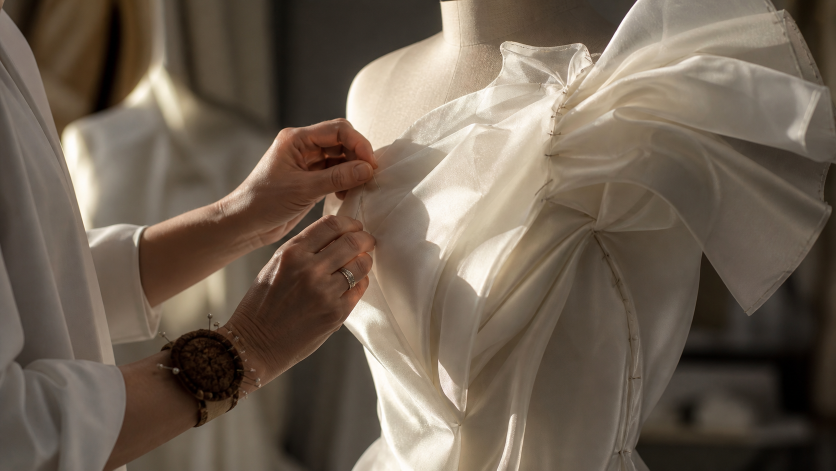
#> input picture examples/assets/couture-atelier.png, 1672 x 941 px (shown at 1/2 size)
$ python -i image_processor.py   (imports and definitions only)
#> lines starting #> are read from the running program, lines starting #| are printed output that depends on the picture
import hashlib
import math
import os
import random
import tempfile
from pathlib import Path

from PIL import Image as PILImage
from PIL import ImageDraw, ImageFilter

_CACHE_DIR = os.path.join(os.path.dirname(__file__), "..", "..", "..", ".cache", "graded")
_CACHE_DIR = os.path.normpath(_CACHE_DIR)

_EFFECTS_CACHE_DIR = os.path.join(os.path.dirname(__file__), "..", "..", "..", ".cache", "effects")
_EFFECTS_CACHE_DIR = os.path.normpath(_EFFECTS_CACHE_DIR)


def _hex_to_rgb(hex_color: str) -> tuple[int, int, int]:
    h = hex_color.lstrip("#")
    return (int(h[0:2], 16), int(h[2:4], 16), int(h[4:6], 16))


# [42 lines left out: functions grade_image_to_palette, generate_noise_tile, not called in this run]


def _effects_cache_path(image_path: str, effect_name: str, **kwargs) -> Path:
#> called with effect_name = 'ink_wash'
    out_dir = Path(_EFFECTS_CACHE_DIR)
    out_dir.mkdir(parents=True, exist_ok=True)
    src = Path(image_path)
    parts = [str(src.stat().st_mtime), effect_name]
    for v in kwargs.values():
        parts.append(str(v))
    key = hashlib.md5("_".join(parts).encode()).hexdigest()
    ext = src.suffix.lower()
    if ext in (".jpg", ".jpeg"):
        return out_dir / f"{key}.jpg"
    return out_dir / f"{key}.png"


def _save_with_format(img: PILImage.Image, out_path: Path, src_path: str) -> str:
    ext = Path(src_path).suffix.lower()
    if ext in (".jpg", ".jpeg"):
        rgb = img.convert("RGB")
        rgb.save(str(out_path), "JPEG", quality=92)
    else:
        img.save(str(out_path), "PNG")
    return str(out_path)


# [83 lines left out: functions apply_grayscale, apply_sepia, apply_duotone, not called in this run]


def apply_ink_wash(image_path: str, contrast: float = 1.5, brightness: float = 0.0) -> str:
    src = Path(image_path)
    if not src.exists():
        return image_path
    out_path = _effects_cache_path(image_path, "ink_wash", contrast=contrast, brightness=brightness)
    if out_path.exists():
        return str(out_path)
    img = PILImage.open(str(src)).convert("L")
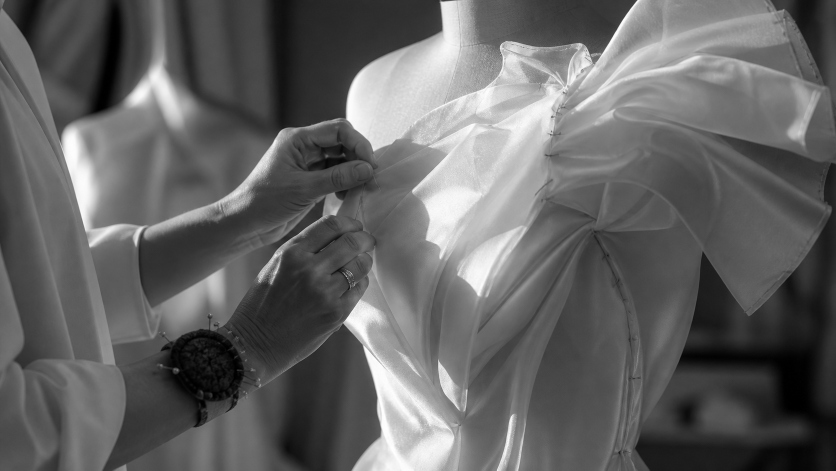
#> img: PIL image 1672x941 L (shown at 1/2 size); min 0, max 255, mean 99.5
    from PIL import ImageEnhance

    enhancer = ImageEnhance.Contrast(img)
    img = enhancer.enhance(contrast)
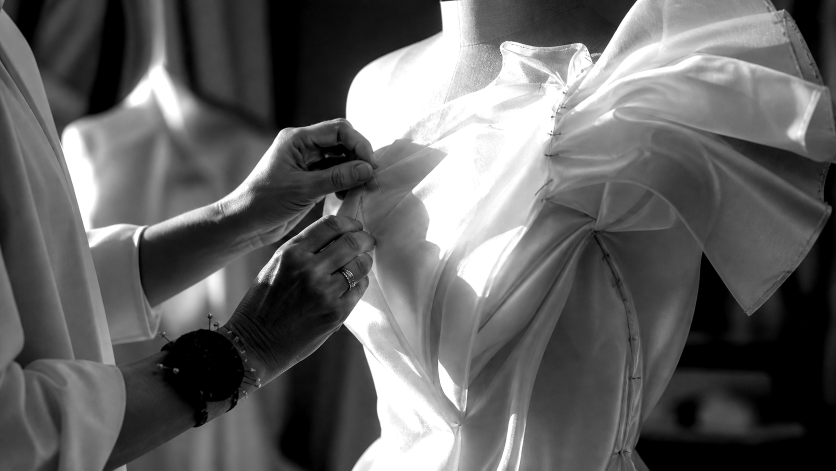
#> img: PIL image 1672x941 L (shown at 1/2 size); min 0, max 255, mean 98.1
    if brightness != 0.0:
        enhancer = ImageEnhance.Brightness(img)
        img = enhancer.enhance(1.0 + brightness)
    tint = PILImage.new("RGB", img.size, (245, 240, 232))
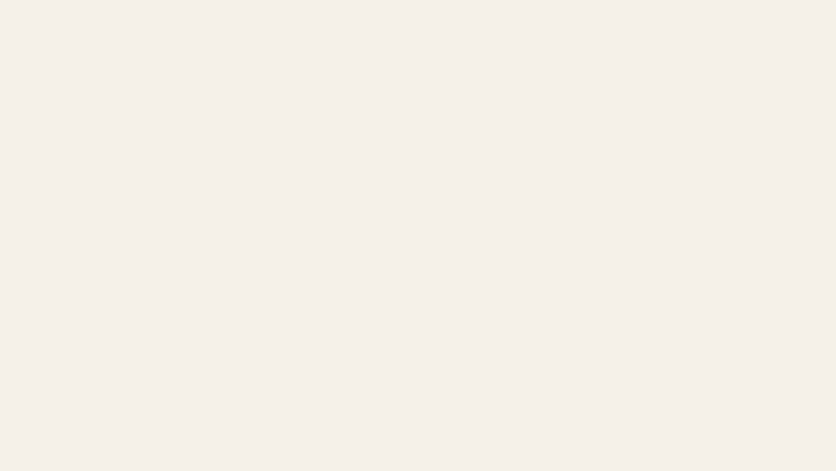
#> tint: PIL image 1672x941 RGB (shown at 1/2 size); mean R, G, B 245, 240, 232
    img_rgb = img.convert("RGB")
    result = PILImage.blend(img_rgb, tint, 0.15)
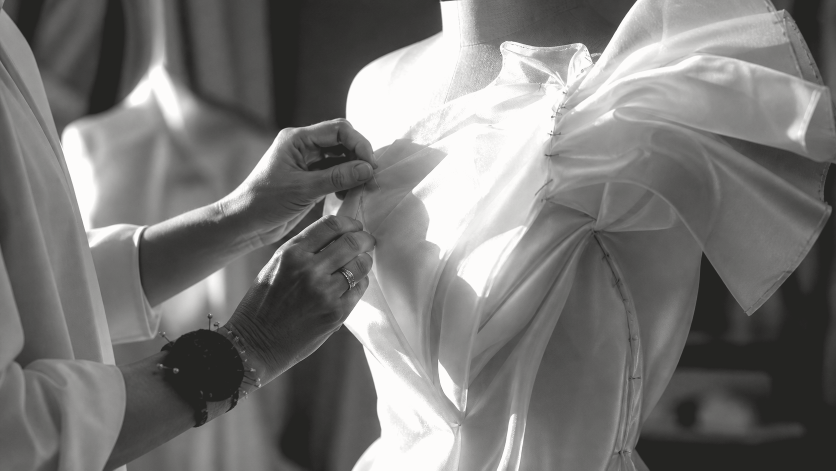
#> result: PIL image 1672x941 RGB (shown at 1/2 size); mean R, G, B 119.7, 119, 117.7
    return _save_with_format(result, out_path, image_path)


# [258 lines left out: functions apply_blur, apply_vignette, apply_edge_fade, compose_images, apply_gradient_mask, apply_scatter, not called in this run]

>>> result = apply_ink_wash('../../../examples/assets/couture-atelier.png')

$ run again, on examples/assets/couture-editorial.png
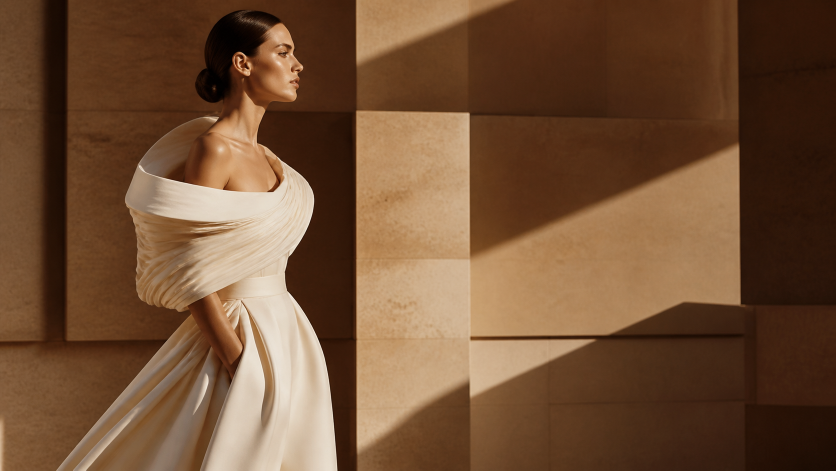
#> input picture examples/assets/couture-editorial.png, 1672 x 941 px (shown at 1/2 size)
#> in apply_ink_wash, `img = enhancer.enhance(contrast)`:
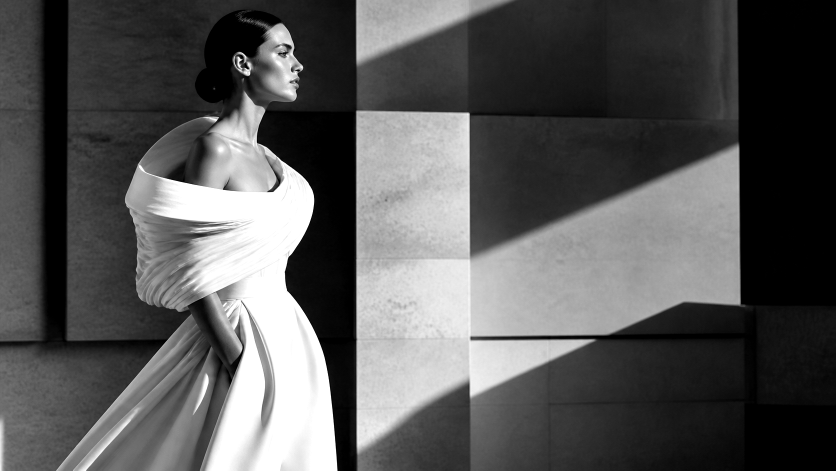
#> img: PIL image 1672x941 L (shown at 1/2 size); min 0, max 255, mean 87.5
#> in apply_ink_wash, `result = PILImage.blend(img_rgb, tint, 0.15)`:
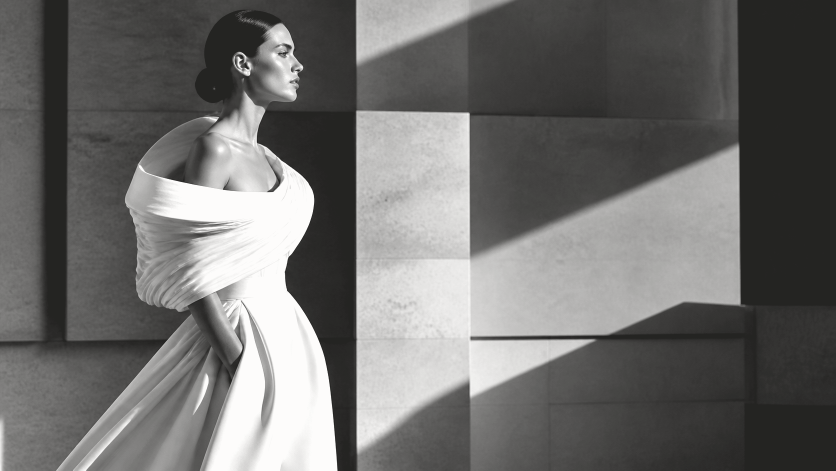
#> result: PIL image 1672x941 RGB (shown at 1/2 size); mean R, G, B 110.6, 110, 108.6

$ run again, on examples/assets/couture-look.png
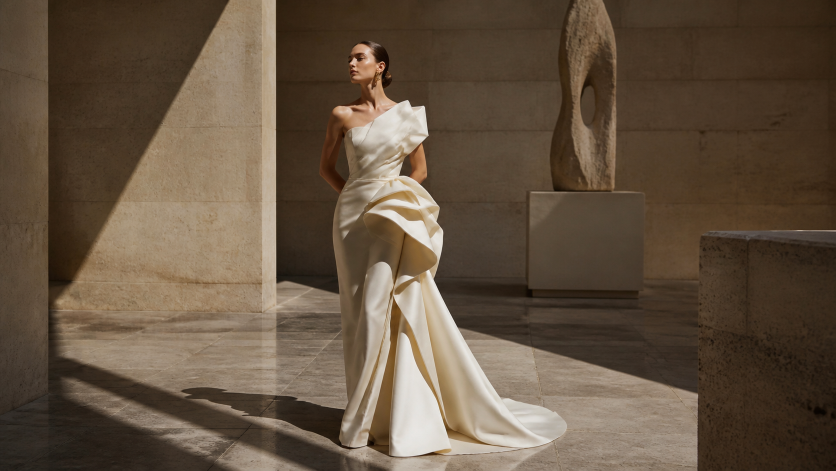
#> input picture examples/assets/couture-look.png, 1672 x 941 px (shown at 1/2 size)
#> in apply_ink_wash, `img = enhancer.enhance(contrast)`:
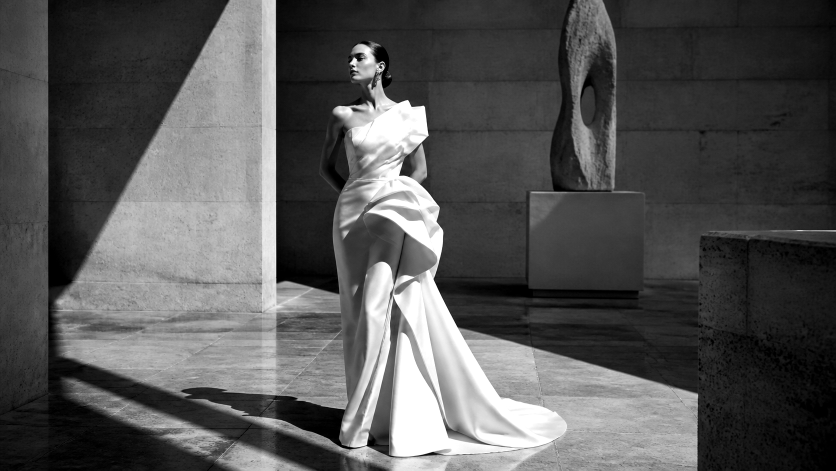
#> img: PIL image 1672x941 L (shown at 1/2 size); min 0, max 255, mean 84.6
#> in apply_ink_wash, `result = PILImage.blend(img_rgb, tint, 0.15)`:
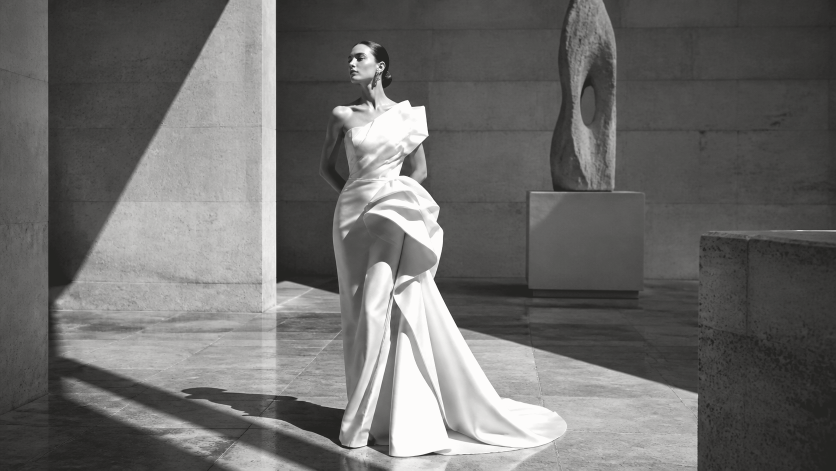
#> result: PIL image 1672x941 RGB (shown at 1/2 size); mean R, G, B 108.1, 107.4, 106.2

$ run again, on examples/assets/couture-material.png
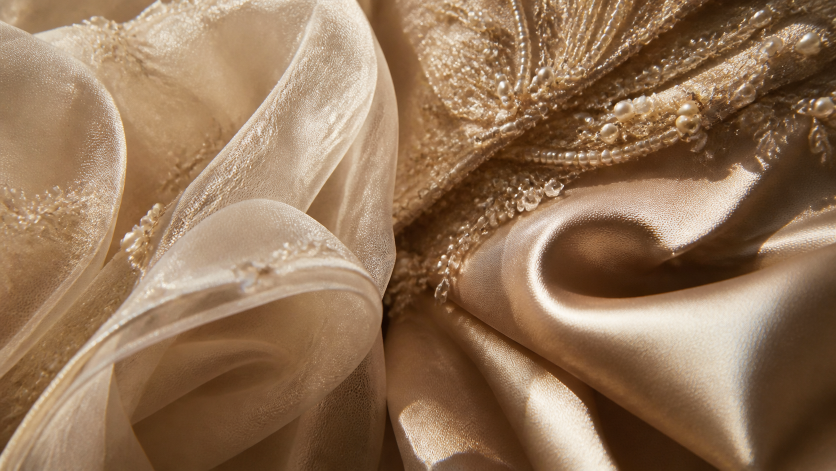
#> input picture examples/assets/couture-material.png, 1672 x 941 px (shown at 1/2 size)
#> in apply_ink_wash, `img = enhancer.enhance(contrast)`:
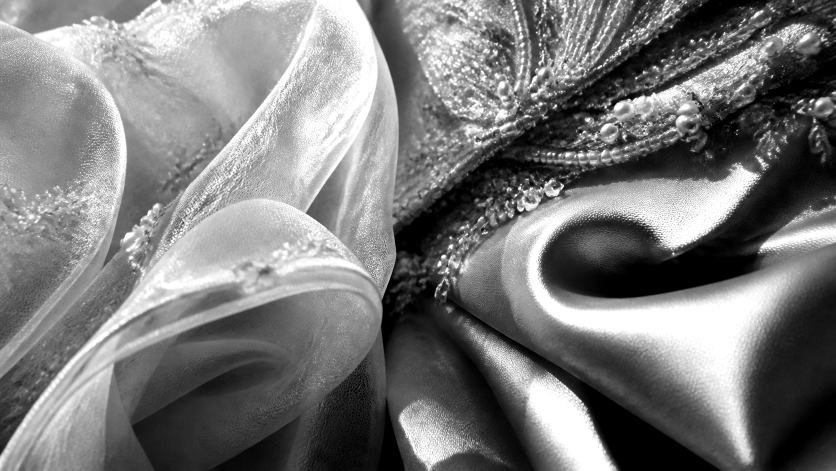
#> img: PIL image 1672x941 L (shown at 1/2 size); min 0, max 255, mean 121.6
#> in apply_ink_wash, `result = PILImage.blend(img_rgb, tint, 0.15)`:
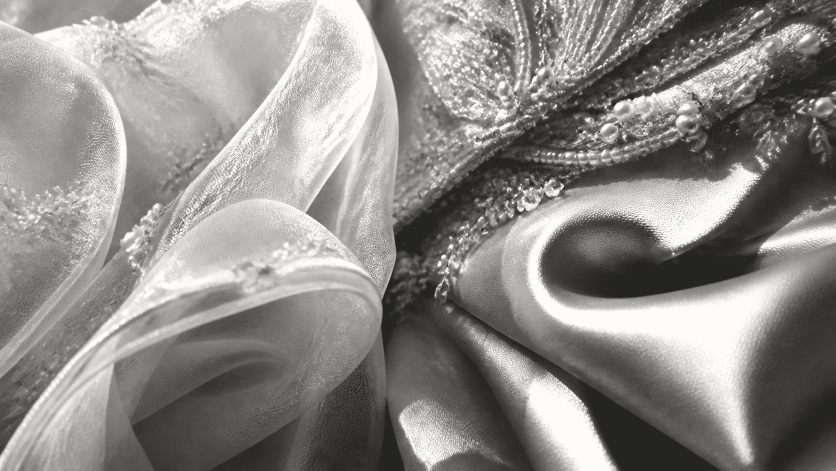
#> result: PIL image 1672x941 RGB (shown at 1/2 size); mean R, G, B 139.6, 138.9, 137.7
